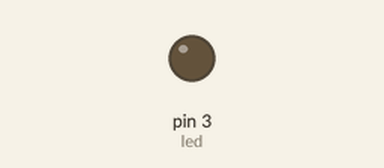
Simulated run of this sketch. Board: Arduino Uno, built with avr-gcc and run on an emulated ATmega328P. Shown: output pins drawn as LEDs (lit = HIGH).

Above: at 0.05 s.
At 1.2 s:
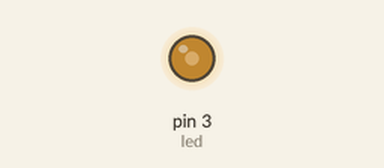
At 2.35 s:
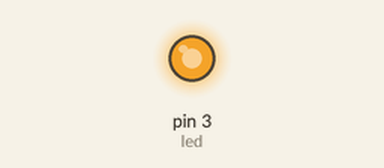
At 4.65 s:
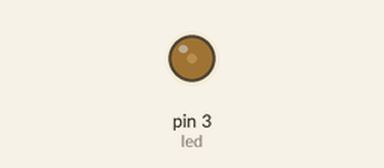
Timing chart, 0 to 6.7 s (numbered marks = the images above):
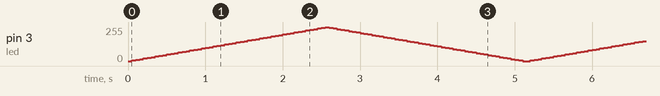

The sketch:

fade.ino
```cpp
int led = 3 ;
void setup() {
  // put your setup code here, to run once:
pinMode(led,OUTPUT);
}

void loop() {
  // put your main code here, to run repeatedly:
for(int j = 0 ; j<255 ;j+=5){
  analogWrite(led,j);
  delay(50);
  }

  for(int j = 255 ; j>=0 ;j-=5){
    analogWrite(led,j);
  delay(50);
  }

}
```
